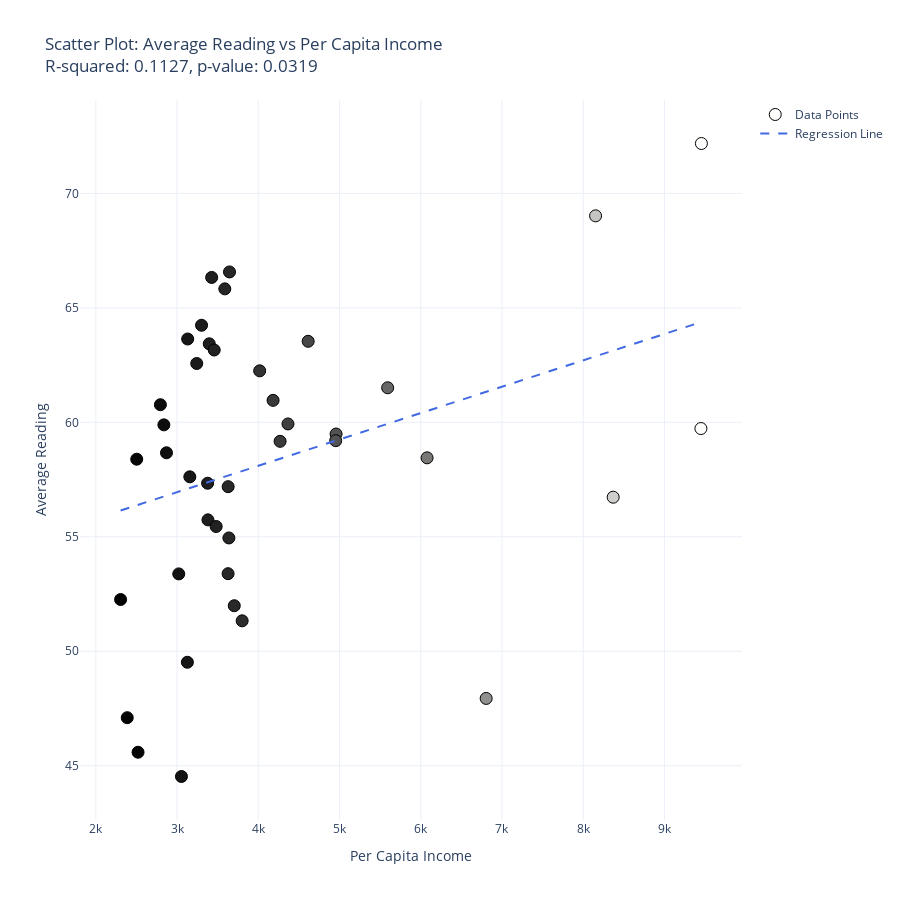

Notebook code for this chart:
### Code cell
def create_scatter_regression_plot(df):
    # Perform linear regression
    slope, intercept, r_value, p_value, std_err = stats.linregress(
        df['per_capita_income'],
        df['Average Reading']
    )

    # Create regression line
    line_x = np.array([df['per_capita_income'].min(), df['per_capita_income'].max()])
    line_y = intercept + slope * line_x

    # Create scatter plot with regression line
    fig = go.Figure()

    # Scatter plot
    fig.add_trace(go.Scatter(
        x=df['per_capita_income'],
        y=df['Average Reading'],
        mode='markers',
        name='Data Points',
        marker=dict(
            size=12,
            color=df['per_capita_income'],
            colorscale='gray',
            # showscale=True,
            # colorbar=dict(title='Per Capita Income')
        ),
        hovertemplate=(
            'Per Capita Income: %{x}<br>' +
            'Average Reading: %{y}<extra></extra>'
        )
    ))

    # Regression line
    fig.add_trace(go.Scatter(
        x=line_x,
        y=line_y,
        mode='lines',
        name='Regression Line',
        line=dict(color='royalblue', dash='dash')
    ))

    fig.update_traces(marker=dict(line=dict(width=1, color='black')))
    # Update layout
    fig.update_layout(
        title=f'Scatter Plot: Average Reading vs Per Capita Income<br>' +
              f'R-squared: {r_value**2:.4f}, p-value: {p_value:.4f}',
        xaxis_title='Per Capita Income',
        yaxis_title='Average Reading',
        template='plotly_white',
        width = 900,
        height = 900
    )

    return fig

# Example usage
plot = create_scatter_regression_plot(intro_table_zone_income)
plot.show()

### Figure 1 — Plotly figure (JSON) as saved in the notebook; plotly's stock layout.template omitted (floating-point values rounded to 4 significant figures)
{"data": [{"hovertemplate": "Per Capita Income: %{x}<br>Average Reading: %{y}<extra></extra>", "marker": {"color": [9455.0, 8152.0, 3646.0, 3426.0, 3588.0, 3301.0, 3131.0, 4614.0, 3397.0, 3457.0, 3242.0, 4017.0, 5593.0, 4182.0, 2795.0, 4365.0, 2838.0, 9449.0, 4958.0, 4953.0, 4268.0, 2870.0, 6078.0, 2504.0, 3157.0, 3376.0, 3629.0, 8369.0, 3380.0, 3481.0, 3638.0, 3628.0, 3021.0, 2305.0, 3704.0, 3801.0, 3127.0, 6805.0, 2387.0, 2520.0, 3054.0], "colorscale": [[0.0, "rgb(0, 0, 0)"], [0.09091, "rgb(16, 16, 16)"], [0.1818, "rgb(38, 38, 38)"], [0.2727, "rgb(59, 59, 59)"], [0.3636, "rgb(81, 80, 80)"], [0.4545, "rgb(102, 101, 101)"], [0.5455, "rgb(124, 123, 122)"], [0.6364, "rgb(146, 146, 145)"], [0.7273, "rgb(171, 171, 170)"], [0.8182, "rgb(197, 197, 195)"], [0.9091, "rgb(224, 224, 223)"], [1.0, "rgb(254, 254, 253)"]], "line": {"color": "black", "width": 1}, "size": 12}, "mode": "markers", "name": "Data Points", "type": "scatter", "x": [9455.0, 8152.0, 3646.0, 3426.0, 3588.0, 3301.0, 3131.0, 4614.0, 3397.0, 3457.0, 3242.0, 4017.0, 5593.0, 4182.0, 2795.0, 4365.0, 2838.0, 9449.0, 4958.0, 4953.0, 4268.0, 2870.0, 6078.0, 2504.0, 3157.0, 3376.0, 3629.0, 8369.0, 3380.0, 3481.0, 3638.0, 3628.0, 3021.0, 2305.0, 3704.0, 3801.0, 3127.0, 6805.0, 2387.0, 2520.0, 3054.0], "y": [72.18, 69.02, 66.57, 66.33, 65.83, 64.24, 63.64, 63.54, 63.43, 63.16, 62.57, 62.25, 61.51, 60.96, 60.77, 59.93, 59.89, 59.73, 59.49, 59.2, 59.17, 58.67, 58.45, 58.39, 57.62, 57.34, 57.19, 56.73, 55.74, 55.45, 54.95, 53.39, 53.38, 52.26, 51.99, 51.33, 49.52, 47.94, 47.1, 45.59, 44.53]}, {"line": {"color": "royalblue", "dash": "dash"}, "marker": {"line": {"color": "black", "width": 1}}, "mode": "lines", "name": "Regression Line", "type": "scatter", "x": [2305.0, 9455.0], "y": [56.15, 64.38]}], "layout": {"height": 900, "title": {"text": "Scatter Plot: Average Reading vs Per Capita Income<br>R-squared: 0.1127, p-value: 0.0319"}, "width": 900, "xaxis": {"title": {"text": "Per Capita Income"}}, "yaxis": {"title": {"text": "Average Reading"}}}}
